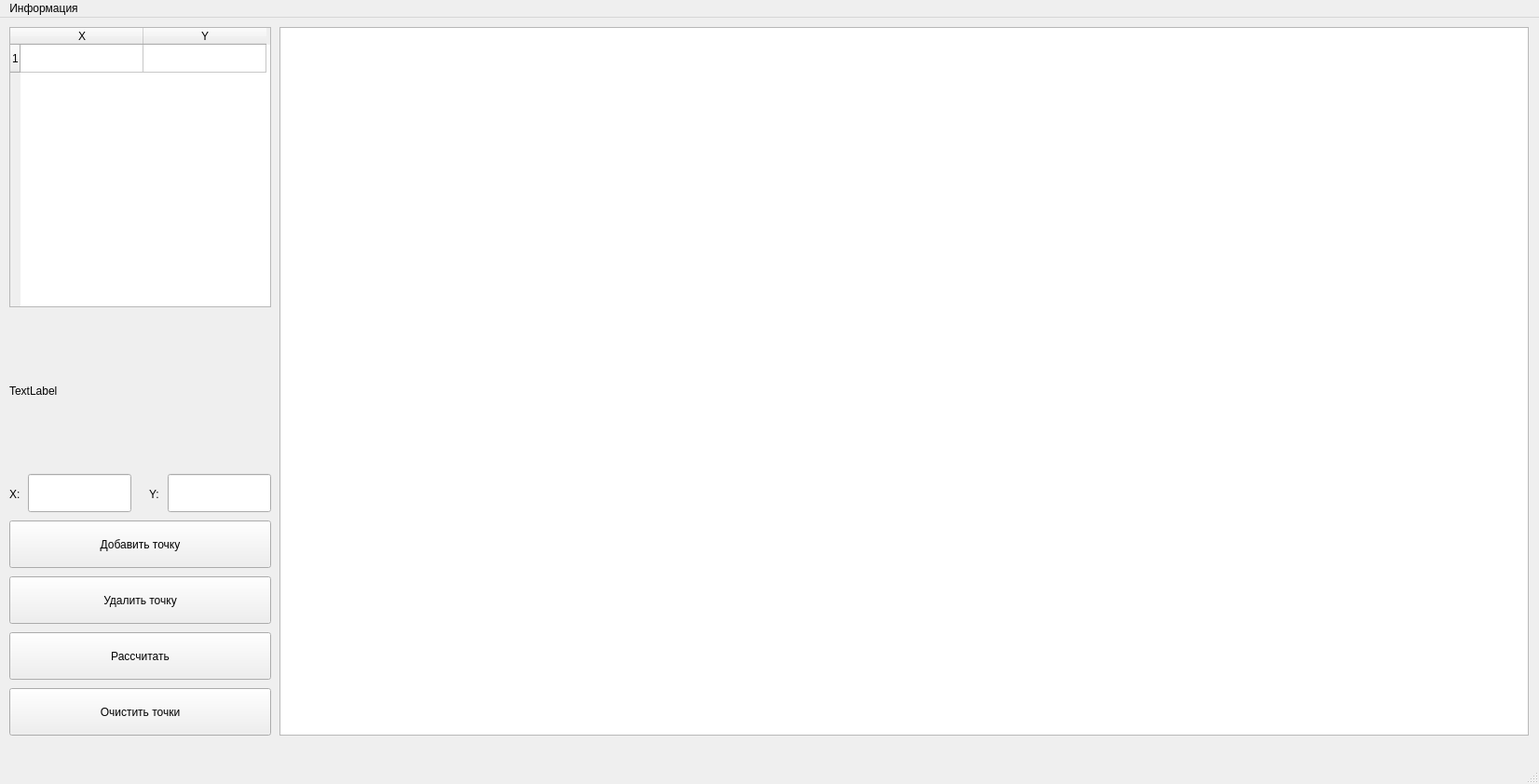
<?xml version="1.0" encoding="UTF-8"?>
<ui version="4.0">
 <class>MainWindow</class>
 <widget class="QMainWindow" name="MainWindow">
  <property name="geometry">
   <rect>
    <x>0</x>
    <y>0</y>
    <width>1652</width>
    <height>842</height>
   </rect>
  </property>
  <property name="windowTitle">
   <string>MainWindow</string>
  </property>
  <widget class="QWidget" name="centralwidget">
   <widget class="QTableWidget" name="tableWidget">
    <property name="enabled">
     <bool>true</bool>
    </property>
    <property name="geometry">
     <rect>
      <x>10</x>
      <y>10</y>
      <width>281</width>
      <height>301</height>
     </rect>
    </property>
    <property name="rowCount">
     <number>1</number>
    </property>
    <attribute name="horizontalHeaderCascadingSectionResizes">
     <bool>false</bool>
    </attribute>
    <attribute name="horizontalHeaderMinimumSectionSize">
     <number>132</number>
    </attribute>
    <attribute name="horizontalHeaderDefaultSectionSize">
     <number>132</number>
    </attribute>
    <row/>
    <column>
     <property name="text">
      <string>X</string>
     </property>
     <property name="foreground">
      <brush brushstyle="NoBrush">
       <color alpha="255">
        <red>0</red>
        <green>0</green>
        <blue>0</blue>
       </color>
      </brush>
     </property>
    </column>
    <column>
     <property name="text">
      <string>Y</string>
     </property>
    </column>
   </widget>
   <widget class="QGraphicsView" name="graphicsView">
    <property name="geometry">
     <rect>
      <x>300</x>
      <y>10</y>
      <width>1341</width>
      <height>761</height>
     </rect>
    </property>
   </widget>
   <widget class="QPushButton" name="deleteAll">
    <property name="geometry">
     <rect>
      <x>10</x>
      <y>720</y>
      <width>281</width>
      <height>51</height>
     </rect>
    </property>
    <property name="text">
     <string>Очистить точки</string>
    </property>
   </widget>
   <widget class="QPushButton" name="addPoint">
    <property name="geometry">
     <rect>
      <x>10</x>
      <y>540</y>
      <width>281</width>
      <height>51</height>
     </rect>
    </property>
    <property name="text">
     <string>Добавить точку</string>
    </property>
   </widget>
   <widget class="QPushButton" name="deletePoint">
    <property name="geometry">
     <rect>
      <x>10</x>
      <y>600</y>
      <width>281</width>
      <height>51</height>
     </rect>
    </property>
    <property name="text">
     <string>Удалить точку</string>
    </property>
   </widget>
   <widget class="QLineEdit" name="lineEdit_x">
    <property name="geometry">
     <rect>
      <x>30</x>
      <y>490</y>
      <width>111</width>
      <height>41</height>
     </rect>
    </property>
   </widget>
   <widget class="QLineEdit" name="lineEdit_y">
    <property name="geometry">
     <rect>
      <x>180</x>
      <y>490</y>
      <width>111</width>
      <height>41</height>
     </rect>
    </property>
   </widget>
   <widget class="QLabel" name="label_x">
    <property name="geometry">
     <rect>
      <x>10</x>
      <y>500</y>
      <width>16</width>
      <height>24</height>
     </rect>
    </property>
    <property name="text">
     <string>X:</string>
    </property>
   </widget>
   <widget class="QLabel" name="label_y">
    <property name="geometry">
     <rect>
      <x>160</x>
      <y>500</y>
      <width>16</width>
      <height>24</height>
     </rect>
    </property>
    <property name="text">
     <string>Y:</string>
    </property>
   </widget>
   <widget class="QPushButton" name="makeCalc">
    <property name="geometry">
     <rect>
      <x>10</x>
      <y>660</y>
      <width>281</width>
      <height>51</height>
     </rect>
    </property>
    <property name="text">
     <string>Рассчитать</string>
    </property>
   </widget>
   <widget class="QLabel" name="label_ans">
    <property name="geometry">
     <rect>
      <x>10</x>
      <y>320</y>
      <width>281</width>
      <height>161</height>
     </rect>
    </property>
    <property name="text">
     <string>TextLabel</string>
    </property>
   </widget>
  </widget>
  <widget class="QStatusBar" name="statusbar"/>
  <widget class="QMenuBar" name="menubar">
   <property name="geometry">
    <rect>
     <x>0</x>
     <y>0</y>
     <width>1652</width>
     <height>29</height>
    </rect>
   </property>
   <widget class="QMenu" name="menu">
    <property name="title">
     <string>Информация</string>
    </property>
    <addaction name="action"/>
   </widget>
   <addaction name="menu"/>
  </widget>
  <action name="action">
   <property name="text">
    <string>О программе</string>
   </property>
   <property name="menuRole">
    <enum>QAction::PreferencesRole</enum>
   </property>
  </action>
 </widget>
 <resources/>
 <connections/>
</ui>
